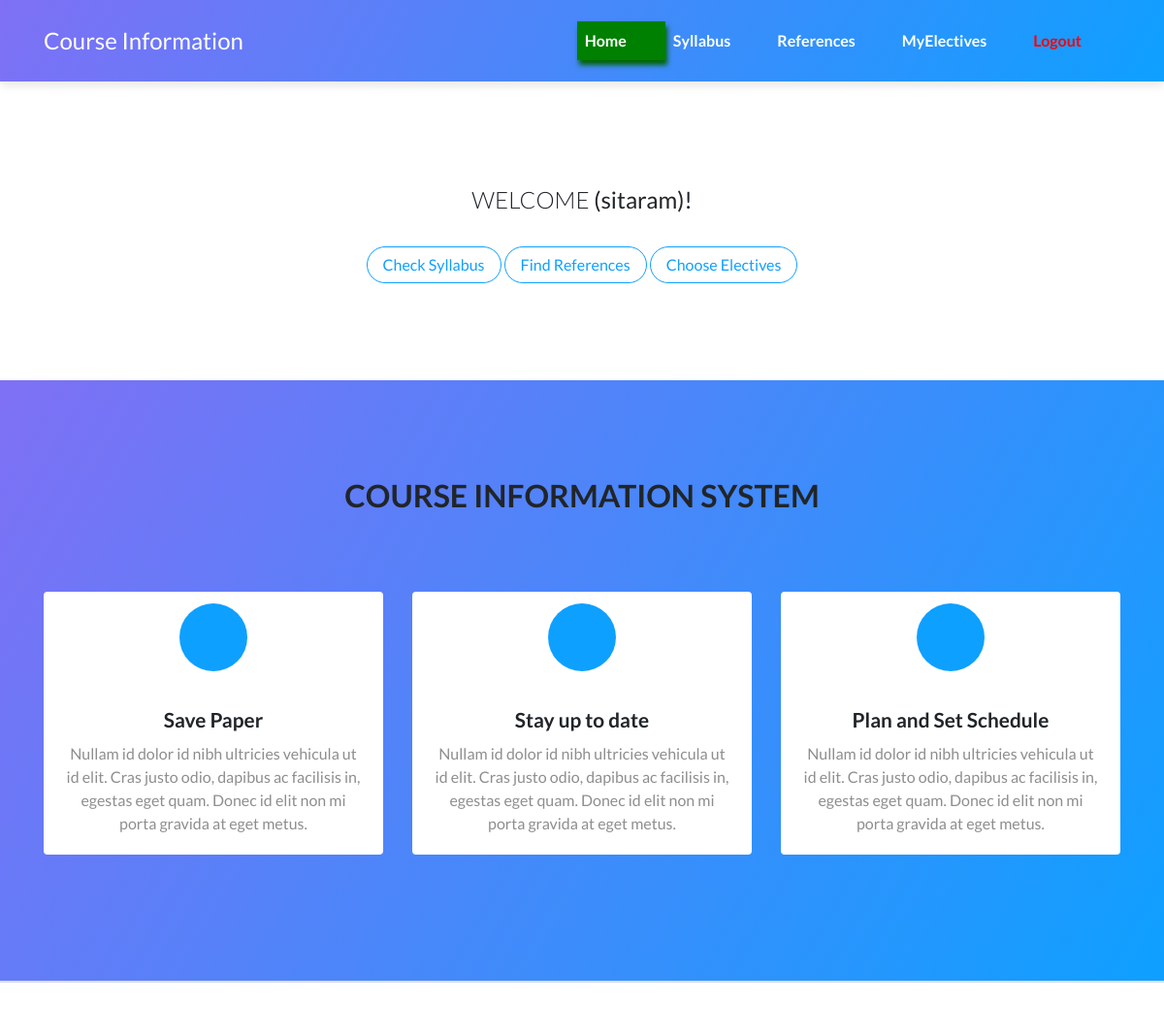
Before: / (signed in) with the older database file.
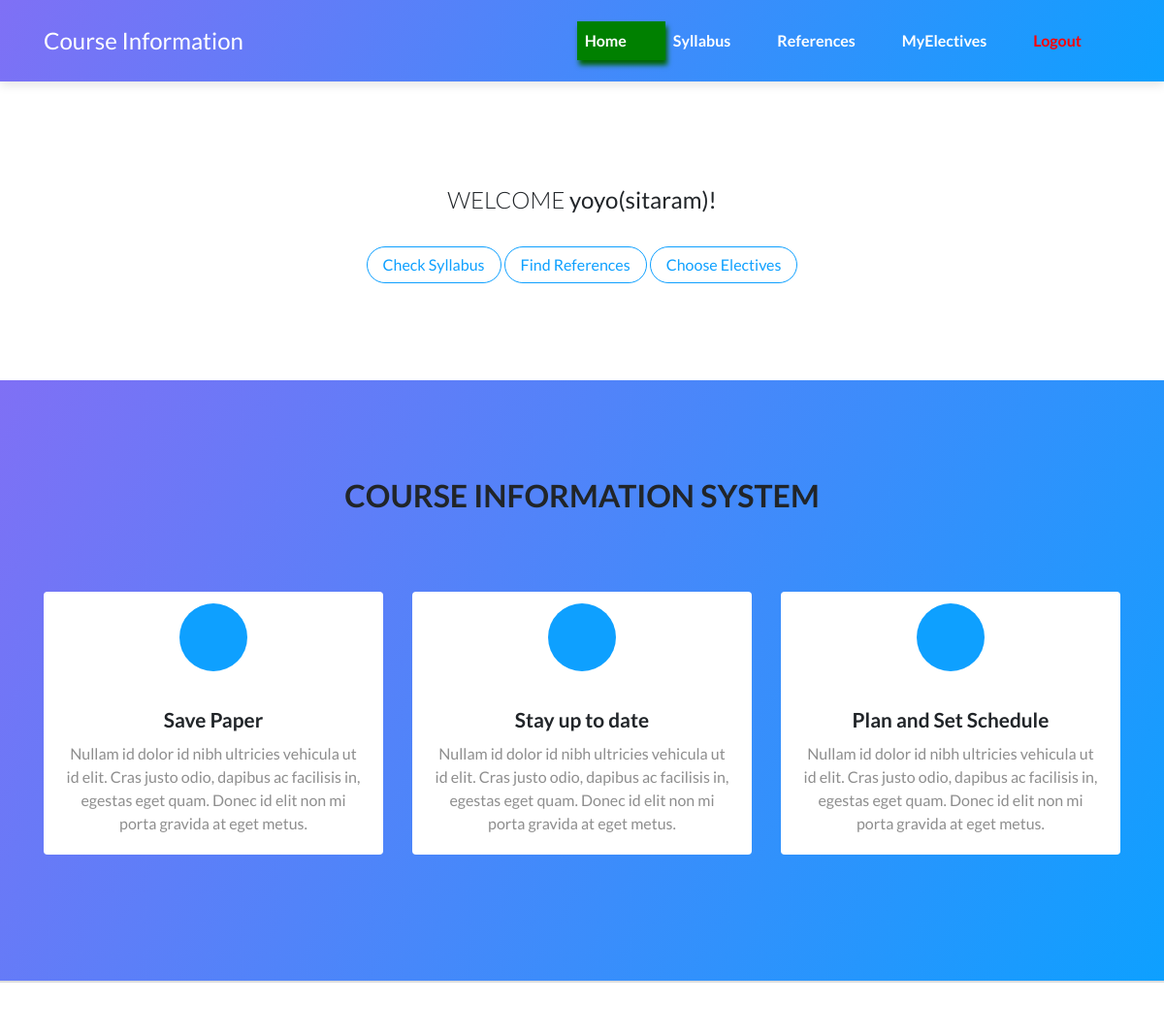
After: the same page with the newer database file.
### courseinformation/models.py (models this page shows, shortened)
class Student(models.Model):
    user = models.OneToOneField(User,default=1,on_delete=models.CASCADE)
    username=models.CharField(unique=True,max_length=50,default='')
    fullname=models.CharField(max_length=50,default='')
    joiningyear=models.IntegerField("Joining Year",choices=[(i,i) for i in range(2016,2030)],default=2022)
    department = models.CharField("Department", max_length=4, choices=depts)

### courseinformation/views.py (the view)
# urls.py: 2. Add a URL to urlpatterns:  path('', views.home, name='home')
def home(request):
    if not request.user.is_authenticated:
        return redirect('login')
    return render(request,'home.html',{'student':Student.objects.get(username=request.user.username)})

### courseinformation/templates/home.html (shortened to what this page needs)
{% extends 'base.html' %}
{% load static %}
{% block content %}
<section class="portfolio-block block-intro">
    <div class="container">
        <div class="about-me">
            <p>WELCOME&nbsp;<strong>{{ student.fullname }}({{user.username}})!</strong></p>
            <a class="btn btn-outline-primary" role="button" href="{% url 'syllabus' %}">Check Syllabus</a>
            <a class="btn btn-outline-primary" role="button" href="{% url 'reference' %}">Find References</a>
            <a class="btn btn-outline-primary" role="button" href="{% url 'myelective' %}">Choose Electives</a>
        </div>
    </div>
</section>
<section class="portfolio-block skills">
    <div class="container" id="container1">
        <div class="heading">
            <h2>Course information system</h2>
        </div>
        <div class="row">
            <div class="col-md-4">
                <div class="card special-skill-item border-0">
                    <div class="card-header bg-transparent border-0"><i class="icon ion-ios-star-outline"></i></div>
                    <div class="card-body">
                        <h3 class="card-title">Save Paper</h3>
                        <p class="card-text">Nullam id dolor id nibh ultricies vehicula ut id elit. Cras justo odio, dapibus ac facilisis in, egestas eget quam. Donec id elit non mi porta gravida at eget metus.</p>
                    </div>
                </div>
            </div>
            <div class="col-md-4">
                <div class="card special-skill-item border-0">
                    <div class="card-header bg-transparent border-0"><i class="icon ion-ios-lightbulb-outline"></i></div>
                    <div class="card-body">
                        <h3 class="card-title">Stay up to date</h3>
                        <p class="card-text">Nullam id dolor id nibh ultricies vehicula ut id elit. Cras justo odio, dapibus ac facilisis in, egestas eget quam. Donec id elit non mi porta gravida at eget metus.</p>
                    </div>
                </div>
            </div>
            <div class="col-md-4">
                <div class="card special-skill-item border-0">
                    <div class="card-header bg-transparent border-0"><i class="icon ion-ios-gear-outline"></i></div>
                    <div class="card-body">
                        <h3 class="card-title">Plan and Set Schedule</h3>
                        <p class="card-text">Nullam id dolor id nibh ultricies vehicula ut id elit. Cras justo odio, dapibus ac facilisis in, egestas eget quam. Donec id elit non mi porta gravida at eget metus.</p>
                    </div>
                </div>
            </div>
        </div>
    </div>
</section>
{% endblock %}

Changed rows visible on the page:
now on this page (row edited): Student: fullname "yoyo"
